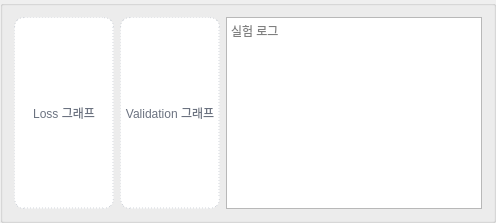
                       <widget class="QGroupBox" name="gb_train_result_dl">
                        <property name="sizePolicy">
                         <sizepolicy hsizetype="Expanding" vsizetype="Expanding">
                          <horstretch>0</horstretch>
                          <verstretch>0</verstretch>
                         </sizepolicy>
                        </property>
                        <property name="minimumSize">
                         <size>
                          <width>300</width>
                          <height>100</height>
                         </size>
                        </property>
                        <property name="title">
                         <string/>
                        </property>
                        <layout class="QGridLayout" name="gridLayout_3">
                         <item row="0" column="0">
                          <layout class="QGridLayout" name="gridLayout_14">
                           <item row="0" column="0">
                            <widget class="QLabel" name="label_train_plot_loss_dl">
                             <property name="sizePolicy">
                              <sizepolicy hsizetype="Expanding" vsizetype="Expanding">
                               <horstretch>0</horstretch>
                               <verstretch>0</verstretch>
                              </sizepolicy>
                             </property>
                             <property name="minimumSize">
                              <size>
                               <width>100</width>
                               <height>100</height>
                              </size>
                             </property>
                             <property name="styleSheet">
                              <string notr="true">background:#ffffff; border:1px dashed #d1d5db; border-radius:10px; color:#6b7280;</string>
                             </property>
                             <property name="text">
                              <string>Loss 그래프</string>
                             </property>
                             <property name="alignment">
                              <set>Qt::AlignCenter</set>
                             </property>
                            </widget>
                           </item>
                           <item row="0" column="1">
                            <widget class="QLabel" name="label_train_plot_val_dl">
                             <property name="sizePolicy">
                              <sizepolicy hsizetype="Expanding" vsizetype="Expanding">
                               <horstretch>0</horstretch>
                               <verstretch>0</verstretch>
                              </sizepolicy>
                             </property>
                             <property name="minimumSize">
                              <size>
                               <width>100</width>
                               <height>100</height>
                              </size>
                             </property>
                             <property name="styleSheet">
                              <string notr="true">background:#ffffff; border:1px dashed #d1d5db; border-radius:10px; color:#6b7280;</string>
                             </property>
                             <property name="text">
                              <string>Validation 그래프</string>
                             </property>
                             <property name="alignment">
                              <set>Qt::AlignCenter</set>
                             </property>
                            </widget>
                           </item>
                           <item row="0" column="2">
                            <widget class="QTextEdit" name="text_train_log_dl">
                             <property name="sizePolicy">
                              <sizepolicy hsizetype="Expanding" vsizetype="Expanding">
                               <horstretch>0</horstretch>
                               <verstretch>0</verstretch>
                              </sizepolicy>
                             </property>
                             <property name="minimumSize">
                              <size>
                               <width>100</width>
                               <height>100</height>
                              </size>
                             </property>
                             <property name="readOnly">
                              <bool>true</bool>
                             </property>
                             <property name="placeholderText">
                              <string>실험 로그</string>
                             </property>
                            </widget>
                           </item>
                          </layout>
                         </item>
                        </layout>
                       </widget>
